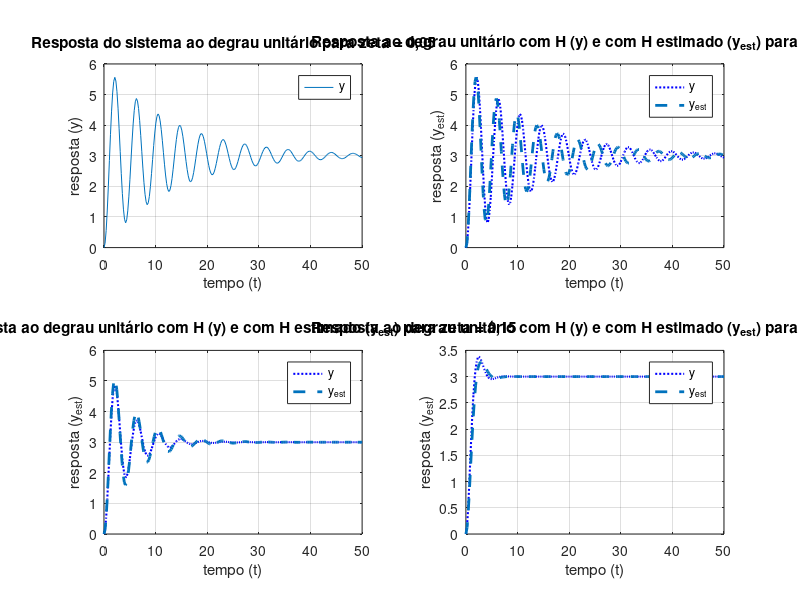

Here is the MATLAB script that generated this plot:
% Item 1
K = 3;
zeta = 0.05;
wn = 1.5;

num = K*(wn^2);
den = [1, 2*zeta*wn, wn^2];
H = tf(num,den);

subplot(2,2,1);
[y,t] = step(H, 50);
plot(t,y);
title('Resposta do sistema ao degrau unitário para zeta = 0,05');
xlabel('tempo (t)');
ylabel('resposta (y)');
legend('y');
grid on;

y_inf = 3;
n_ciclos = 12;
zeta_est = 0.6 / n_ciclos
ts = 50;
wn_est = 4 / (zeta_est * ts)

num_est = K * (wn_est^2);
den_est = [1, 2*zeta_est*wn_est, wn_est^2];
H_est = tf(num_est,den_est);


% Item 3
subplot(2,2,2);
[y_est,t_est] = step(H_est, 50);
plot(t,y,'b:','LineWidth',1.5);
hold on;
plot(t_est,y_est,'--','LineWidth',2);
title('Resposta ao degrau unitário com H (y) e com H estimado (y_e_s_t) para zeta = 0,05');
xlabel('tempo (t)');
ylabel('resposta (y_e_s_t)');
legend('y', 'y_e_s_t');
grid on;


% Item 4
% para zeta = 0,15
zeta2 = 0.15;

num2 = K*(wn^2);
den2 = [1, 2*zeta2*wn, wn^2];
H2 = tf(num2,den2);
[y2,t2] = step(H2, 50);

n_ciclos2 = 5;
zeta_est2 = 0.6 / n_ciclos2
ts2 = 22;
wn_est2 = 4 / (zeta_est2 * ts2)

num_est2 = K * (wn_est2^2);
den_est2 = [1, 2*zeta_est2*wn_est2, wn_est2^2];
H_est2 = tf(num_est2,den_est2);

subplot(2,2,3);
[y_est2,t_est2] = step(H_est2, 50);
plot(t2,y2,'b:','LineWidth',1.5);
hold on;
plot(t_est2,y_est2,'--','LineWidth',2);
title('Resposta ao degrau unitário com H (y) e com H estimado (y_e_s_t) para zeta = 0,15');
xlabel('tempo (t)');
ylabel('resposta (y_e_s_t)');
legend('y', 'y_e_s_t');
grid on;


% para zeta = 0,55
zeta3 = 0.55;

num3 = K*(wn^2);
den3 = [1, 2*zeta3*wn, wn^2];
H3 = tf(num3,den3);
[y3,t3] = step(H3, 50);

n_ciclos3 = 1;
zeta_est3 = 0.6 / n_ciclos3
ts3 = 5;
wn_est3 = 4 / (zeta_est3 * ts3)

num_est3 = K * (wn_est3^2);
den_est3 = [1, 2*zeta_est3*wn_est3, wn_est3^2];
H_est3 = tf(num_est3,den_est3);

subplot(2,2,4);
[y_est3,t_est3] = step(H_est3, 50);
plot(t3,y3,'b:','LineWidth',1.5);
hold on;
plot(t_est3,y_est3,'--','LineWidth',2);
title('Resposta ao degrau unitário com H (y) e com H estimado (y_e_s_t) para zeta = 0,55');
xlabel('tempo (t)');
ylabel('resposta (y_e_s_t)');
legend('y', 'y_e_s_t');
grid on;